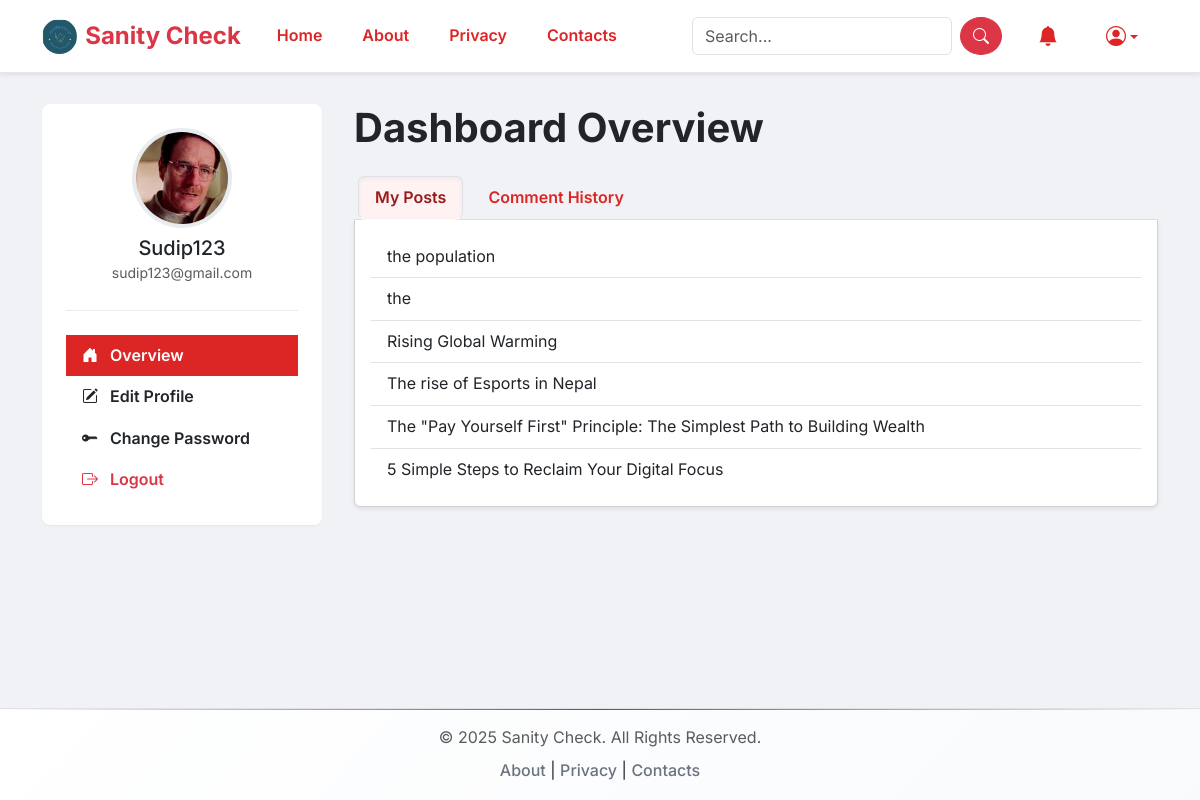
Page /dashboard/ (signed in) on the committed database.
### blog/models.py (models this page shows, shortened)
class SiteSettings(models.Model):
    site_name = models.CharField(max_length=100, default="Sanity Check")
    logo = models.ImageField(upload_to='logo/', blank=True, null=True)
    favicon = models.ImageField(upload_to='logo/', blank=True, null=True)
    class Meta:
        verbose_name_plural = "Site Settings"

class Profile(models.Model):
    user = models.OneToOneField(User, on_delete=models.CASCADE)
    image = models.ImageField(default='default.jpg', upload_to='profile_pics')
    bio = models.TextField(max_length=500, blank=True) # <-- ADD THIS LINE

class Post(models.Model):
    title = models.CharField(max_length=200)
    genre = models.ForeignKey(Genre, on_delete=models.SET_NULL, null=True, blank=True)
    content = RichTextField()
    photo = models.ImageField(upload_to='post_photos/', blank=True, null=True)
    author = models.ForeignKey(User, on_delete=models.CASCADE)
    created_at = models.DateTimeField(default=timezone.now)
    updated_at = models.DateTimeField(auto_now=True)

### blog/views.py (the view)
# urls.py: path('dashboard/', views.dashboard, name='dashboard'), # Dashboard has its own URL.
@login_required
def dashboard(request):
    user = request.user
    if request.method == 'POST':
        u_form = UserUpdateForm(request.POST, instance=user, user=user)
        p_form = ProfileUpdateForm(request.POST, request.FILES, instance=user.profile)
        if u_form.is_valid() and p_form.is_valid():
            u_form.save()
            p_form.save()
            messages.success(request, 'Your profile has been updated successfully!')
            return redirect('dashboard')
        else:
            messages.error(request, 'Please correct the error(s) below.')
    else:
        u_form = UserUpdateForm(instance=user, user=user)
        p_form = ProfileUpdateForm(instance=user.profile)
    all_comments = Comment.objects.filter(author=user).order_by('-created_at')
    notifications = Notification.objects.filter(user=user).order_by('-created_at')
    notifications.filter(read=False).update(read=True)
    is_author = user.groups.filter(name='Authors').exists() or user.is_superuser
    user_posts = Post.objects.filter(author=user) if is_author else []
    context = {
        'all_comments': all_comments,
        'action_required_comments': all_comments.filter(status='pending_review'),
        'notifications': notifications,
        'is_author': is_author,
        'u_form': u_form,
        'p_form': p_form,
        'user_posts': user_posts,
        'author_stats': {},
        'existing_usernames': list(User.objects.exclude(pk=user.pk).values_list('username', flat=True)),  # 👈 HERE
    }
    if is_author and user_posts.exists():
        first_post = user_posts.order_by('created_at').first()
        context['author_stats'] = {
            'total_posts': user_posts.count(),
            'total_comments_received': Comment.objects.filter(post__in=user_posts).count(),
            'time_as_author': timezone.now() - first_post.created_at if first_post else None,
        }
    return render(request, 'blog/dashboard.html', context)

### blog/forms.py (shortened to what this page needs)
class UserUpdateForm(forms.ModelForm):
    email = forms.EmailField()
    class Meta:
        model = User
        fields = ['username', 'email']
    def __init__(self, *args, **kwargs):
        self.user = kwargs.get('instance', None)
        self.user = kwargs.pop('user', self.user)
        super().__init__(*args, **kwargs)

class ProfileUpdateForm(forms.ModelForm):
    class Meta:
        model = Profile
        fields = ['image', 'bio']

### blog/context_processors.py (called while the page is built)
def extras_context(request):
    context = {
        'unread_notifications_count': 0,
        'all_genres': Genre.objects.all(),
        'site_settings': SiteSettings.objects.first()
    }
    if request.user.is_authenticated:
        context['unread_notifications_count'] = Notification.objects.filter(user=request.user, read=False).count()
    return context

### blog/templates/blog/dashboard.html (shortened to what this page needs)
{% extends "base.html" %}
{% block content %}
<div class="dashboard-layout">
    <div class="sidebar">
        <div class="sidebar-header">
            <img src="{{ user.profile.image.url }}" class="sidebar-avatar" alt="Profile Picture">
            <h5 class="mt-2 mb-0">{{ user.username|title }}</h5>
            <small class="text-muted">{{ user.email }}</small>
        </div>
        <div class="list-group list-group-flush">
            <a href="{% url 'dashboard' %}" class="list-group-item list-group-item-action active"><i class="bi bi-house-door-fill me-2"></i> Overview</a>
            <a href="#" class="list-group-item list-group-item-action" data-bs-toggle="modal" data-bs-target="#profileEditModal"><i class="bi bi-pencil-square me-2"></i> Edit Profile</a>
            <a href="{% url 'password_change' %}" class="list-group-item list-group-item-action"><i class="bi bi-key-fill me-2"></i> Change Password</a>
            <form method="post" action="{% url 'logout' %}" class="d-inline">
                <button type="submit" class="list-group-item list-group-item-action text-danger border-0"><i class="bi bi-box-arrow-right me-2"></i> Logout</button>
            </form>
        </div>
    </div>
    <div class="content-area">
        <h1 class="mb-4 fw-bold">Dashboard Overview</h1>
        <ul class="nav nav-tabs" id="dashboardTab" role="tablist">
            {% if is_author %}
                <li class="nav-item" role="presentation"><button class="nav-link {% if not action_required_comments %}active{% endif %}" id="posts-tab" data-bs-toggle="tab" data-bs-target="#posts">My Posts</button></li>
            {% endif %}
            <li class="nav-item" role="presentation"><button class="nav-link " id="comments-tab" data-bs-toggle="tab" data-bs-target="#comments">Comment History</button></li>
        </ul>
        <div class="card border-top-0 rounded-0 rounded-bottom shadow-sm">
            <div class="card-body">
                <div class="tab-content" id="dashboardTabContent">
                    {% if is_author %}
                    <div class="tab-pane fade {% if not action_required_comments %}show active{% endif %}" id="posts" role="tabpanel">
                        <div class="list-group list-group-flush">{% for post in user_posts %}<a href="{% url 'post_detail' post.pk %}" class="list-group-item list-group-item-action">{{ post.title }}</a>{% empty %}<li class="list-group-item">You haven't created any posts yet.</li>{% endfor %}</div>
                    </div>
                    {% endif %}
                </div>
            </div>
        </div>
    </div>
</div>
{% endblock %}

### templates/base.html (shortened to what this page needs)
{% load static %}
<!DOCTYPE html>
<html lang="en">
<head>
  <link href="https://cdn.jsdelivr.net/npm/bootstrap@5.3.2/dist/css/bootstrap.min.css" rel="stylesheet" />
  <link rel="stylesheet" href="https://cdn.jsdelivr.net/npm/bootstrap-icons@1.11.3/font/bootstrap-icons.css"/>
  <link rel="stylesheet" href="{% static 'css/style.css' %}">
</head>
<body>
  <nav class="navbar navbar-expand-lg navbar-light bg-white fixed-top shadow-sm">
    <div class="container">
      <a class="navbar-brand d-flex align-items-center" href="{% url 'post_list' %}">
        {% if site_settings.logo %}
          <img src="{{ site_settings.logo.url }}" alt="{{ site_settings.site_name }} Logo" height="35" class="me-2 rounded-circle">
        {% else %}
          <i class="bi bi-shield-check-fill me-2"></i>
        {% endif %}
        <span class="fw-bold text-danger">{{ site_settings.site_name }}</span>
      </a>
      <div class="collapse navbar-collapse" id="navbarNav">
        <ul class="navbar-nav me-auto">
          <li class="nav-item"><a class="nav-link {% if request.resolver_match.url_name == 'post_list' %}active{% endif %}" href="{% url 'post_list' %}">Home</a></li>
          <li class="nav-item"><a class="nav-link {% if request.resolver_match.url_name == 'about' %}active{% endif %}" href="{% url 'about' %}">About</a></li>
          <li class="nav-item"><a class="nav-link {% if request.resolver_match.url_name == 'privacy' %}active{% endif %}" href="{% url 'privacy' %}">Privacy</a></li>
          <li class="nav-item"><a class="nav-link {% if request.resolver_match.url_name == 'contacts' %}active{% endif %}" href="{% url 'contacts' %}">Contacts</a></li>
        </ul>
        <form class="d-flex me-3" method="get" action="{% url 'search_results' %}">
          <input class="form-control me-2" type="search" name="q" placeholder="Search...">
          <button class="btn btn-danger rounded-circle" type="submit"><i class="bi bi-search"></i></button>
        </form>
        <ul class="navbar-nav">
          {% if user.is_authenticated %}
            <li class="nav-item notification-badge me-2">
              <a class="nav-link" href="{% url 'dashboard' %}" title="Dashboard & Notifications">
                <i class="bi bi-bell-fill fs-5"></i>
              </a>
            </li>
            <li class="nav-item dropdown">
              <a class="nav-link dropdown-toggle" href="#" role="button" data-bs-toggle="dropdown"><i class="bi bi-person-circle fs-5"></i></a>
            </li>
          {% else %}
            <li class="nav-item"><a class="nav-link" href="{% url 'login' %}">Login</a></li>
            <li class="nav-item"><a class="btn btn-danger ms-2" href="{% url 'register' %}">Join Us</a></li>
          {% endif %}
        </ul>
      </div>
    </div>
  </nav>
  <main class="container py-4">
    {% block content %}{% endblock %}
  </main>
  <footer class="footer mt-auto py-3 bg-light border-top">
    <div class="container text-center">
      <span class="text-muted">© {% now "Y" %} {{ site_settings.site_name }}. All Rights Reserved.</span>
      <div class="mt-2">
        <a href="{% url 'about' %}">About</a> |
        <a href="{% url 'privacy' %}">Privacy</a> |
        <a href="{% url 'contacts' %}">Contacts</a>
      </div>
    </div>
  </footer>
</body>
</html>

### blog/static/css/style.css (style rules this page uses)
:root { --primary-red: #DC2626; --primary-dark: #991B1B; --accent: #FEF2F2; --gray-dark: #1F2937; --gray-medium: #6B7280; --gray-light: #F9FAFB; --white: #FFFFFF; --font-main: 'Inter', -apple-system, BlinkMacSystemFont, 'Segoe UI', sans-serif; --shadow-sm: 0 1px 2px 0 rgb(0 0 0 / 0.05); --shadow-md: 0 4px 6px -1px rgb(0 0 0 / 0.1), 0 2px 4px -2px rgb(0 0 0 / 0.1); --shadow-lg: 0 10px 15px -3px rgb(0 0 0 / 0.1), 0 4px 6px -4px rgb(0 0 0 / 0.1); --shadow-xl: 0 20px 25px -5px rgb(0 0 0 / 0.1), 0 8px 10px -6px rgb(0 0 0 / 0.1); }
* { margin: 0; padding: 0; box-sizing: border-box; }
body { font-family: var(--font-main); background: linear-gradient(135deg, #f5f7fa 0%, #c3cfe2 100%); color: var(--gray-dark); padding-top: 80px; display: flex; flex-direction: column; min-height: 100vh; line-height: 1.6; }
main { flex-grow: 1; position: relative; }
.navbar { background: rgba(255, 255, 255, 0.85) !important; backdrop-filter: blur(15px); box-shadow: var(--shadow-md); border-bottom: 1px solid #e5e7eb; padding: 0.75rem 0; transition: all 0.3s ease; }
.navbar-brand { font-weight: 700; font-size: 1.5rem; color: var(--primary-red) !important; }
.nav-link { color: var(--gray-dark) !important; font-weight: 600; padding: 0.5rem 1rem !important; border-radius: 8px; margin: 0 0.25rem; transition: all 0.2s ease-in-out; }
.nav-link.active { color: var(--primary-red) !important; background-color: var(--accent); box-shadow: inset 0 2px 4px rgba(0,0,0,0.05); }
.notification-badge { position: relative; }
footer { background: linear-gradient(135deg, var(--white) 0%, #f8fafc 100%); border-top: 1px solid #e5e7eb; padding: 3rem 0 2rem 0; margin-top: 4rem; position: relative; }
footer::before { content: ''; position: absolute; top: 0; left: 0; right: 0; height: 1px; background: linear-gradient(90deg, transparent, var(--primary-red), transparent); }
footer a { color: var(--gray-medium); text-decoration: none; transition: all 0.3s ease; font-weight: 500; position: relative; }
footer a::after { content: ''; position: absolute; width: 0; height: 2px; bottom: -2px; left: 0; background: var(--primary-red); transition: width 0.3s ease; }
.container { position: relative; }
html { scroll-behavior: smooth; }
a { transition: all 0.3s cubic-bezier(0.4, 0, 0.2, 1); }
body { background: #f0f2f5 !important; color: #212529; }
.navbar { background: #ffffff !important; backdrop-filter: none !important; }
.navbar-brand, .nav-link { color: var(--primary-red) !important; }
.nav-link:hover, .nav-link.active { color: var(--primary-dark) !important; background-color: var(--accent) !important; }
.dashboard-layout { display: flex; gap: 2rem; }
.sidebar { flex-shrink: 0; width: 280px; background-color: #fff; border-radius: 0.5rem; padding: 1.5rem; box-shadow: var(--shadow-sm); height: fit-content; }
.sidebar-header { text-align: center; padding-bottom: 1.5rem; border-bottom: 1px solid #e9ecef; margin-bottom: 1.5rem; }
.sidebar-avatar { width: 100px; height: 100px; object-fit: cover; border-radius: 50%; border: 4px solid #e9ecef; }
.sidebar .list-group-item { border: none; font-weight: 600; }
.sidebar .list-group-item.active { background-color: var(--primary-red); color: white; }
.content-area { flex-grow: 1; }

### rows in the picture
SiteSettings: logo (picture), site_name "Sanity Check"
Post: title "the population"
Post: title "the"
Post: title "Rising Global Warming"
Post: title "The rise of Esports in Nepal"
Post: title "The \"Pay Yourself First\" Principle: The Simplest Path to Building Wealth"
Post: title "5 Simple Steps to Reclaim Your Digital Focus"

### other values in the picture
{{ user.username|title }} "Sudip123"
{{ user.email }} "sudip123@gmail.com"
